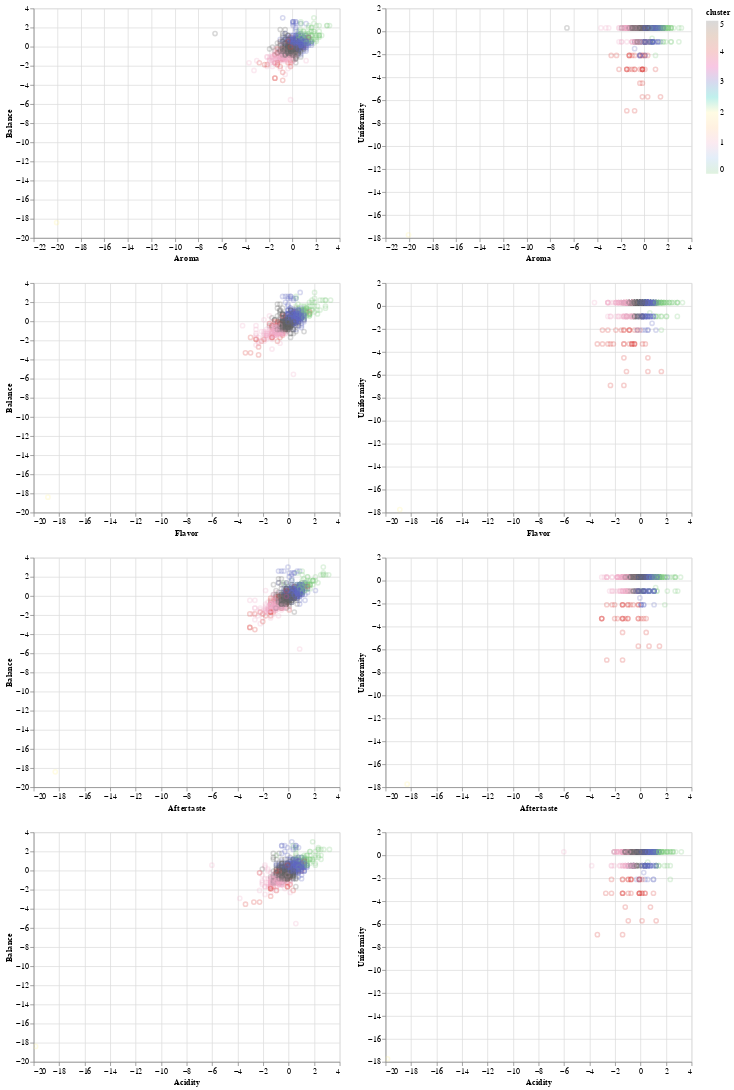

The notebook cell this image was saved under:
### Markdown cell above
*Figure 2.0- Scatter matrix created using k=5. Cluster 3 in the magenta/pink is shown towards the top-right in all cases.*

### Code cell
tidy_coffee_cluster_k6_plot=alt.Chart(tidy_coffee_cluster_k6_df).mark_point(opacity=0.25).encode(
    x=alt.X(alt.repeat("row"),type="quantitative"),
    y=alt.Y(alt.repeat("column"),type="quantitative"),
    color=alt.Color("cluster",scale=alt.Scale(scheme="accent")),
   tooltip =["Species","Country of Origin","Region","Aroma", "Flavor","Aftertaste", "Acidity","Balance",	"Uniformity","cluster"]).repeat(
        row=["Aroma", "Flavor","Aftertaste", "Acidity"],
        column=["Balance",	"Uniformity"]
    ).interactive()

tidy_coffee_cluster_k6_df_untouched=tidy_coffee_cluster_k6_df

tidy_coffee_cluster_k6_plot

### Figure 1 — Vega-Lite specification as saved in the notebook (floating-point values rounded to 4 significant figures; data arrays with more than 128 entries replaced by an {"elided": "..."} marker saying what was removed)
{"config": {"view": {"continuousWidth": 400, "continuousHeight": 300}}, "repeat": {"column": ["Balance", "Uniformity"], "row": ["Aroma", "Flavor", "Aftertaste", "Acidity"]}, "spec": {"data": {"name": "data-0e3d272c1456ae52f97edc1855b1581f"}, "mark": {"type": "point", "opacity": 0.25}, "encoding": {"color": {"field": "cluster", "scale": {"scheme": "accent"}, "type": "quantitative"}, "tooltip": [{"field": "Species", "type": "nominal"}, {"field": "Country of Origin", "type": "nominal"}, {"field": "Region", "type": "nominal"}, {"field": "Aroma", "type": "quantitative"}, {"field": "Flavor", "type": "quantitative"}, {"field": "Aftertaste", "type": "quantitative"}, {"field": "Acidity", "type": "quantitative"}, {"field": "Balance", "type": "quantitative"}, {"field": "Uniformity", "type": "quantitative"}, {"field": "cluster", "type": "quantitative"}], "x": {"field": {"repeat": "row"}, "type": "quantitative"}, "y": {"field": {"repeat": "column"}, "type": "quantitative"}}, "selection": {"selector003": {"type": "interval", "bind": "scales", "encodings": ["x", "y"]}}}, "$schema": "https://vega.github.io/schema/vega-lite/v4.17.0.json", "datasets": {"data-0e3d272c1456ae52f97edc1855b1581f": {"elided": "937 records"}}}
